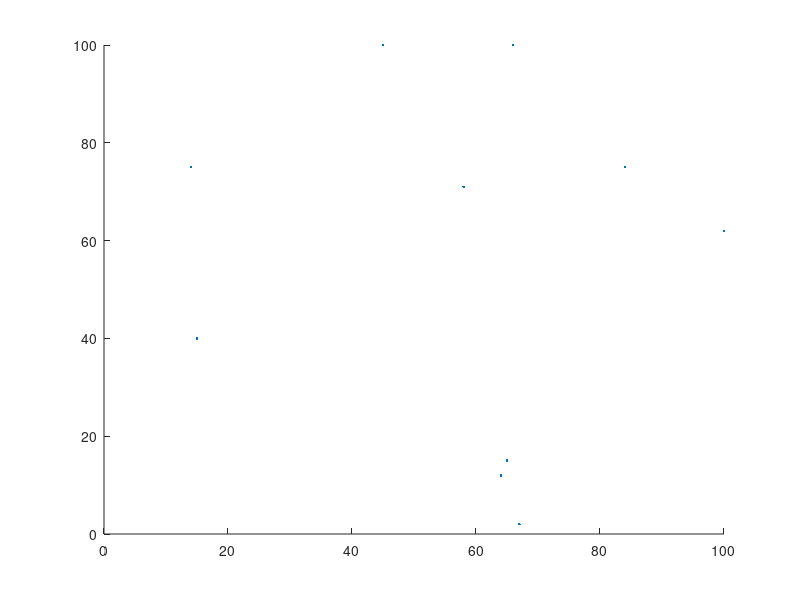

This figure's MATLAB source: (Note: this script raises an error after producing the figure.)
%%Brute Force Calculation Method
clear;
clc;
%%Initial Declarations
num_city=10;    %Set number of cities
max_dist=100;  %Set maximum distance spread
route=zeros(1,num_city);
%%Random generation of City Locations
loc_city=randi([1 max_dist],num_city,2);

figure
hold on
plot(loc_city(:,1),loc_city(:,2),'.')
axis([0 max_dist 0 max_dist])

display('Cities generated.');

%Calculating Distances between cities
city_distances=zeros(num_city,num_city);
for i=1:num_city
    for j=i+1:num_city
        city_distances(i,j)=sqrt((loc_city(j,1)-loc_city(i,1))^2 + (loc_city(j,2)-loc_city(i,2))^2);
    end
end
display('Inter city distances calculated.');
maximum_dist=max(max(city_distances));
minimum_dist=min_dist_calc(city_distances, num_city);
city_distances=city_distances+city_distances'
backup_distances=city_distances;

%City Distance Statistics
display('Distances and variance ranges from:');
maximum_dist
minimum_dist
variance_dist=var(city_distances(1,:))
standard_deviation=sqrt(variance_dist)

%Setting same city distances to max for ease of calculation of route
display('Setting same city distances to max for ease of calculation of route.');
for i=1:num_city
    city_distances(i,i)=max_dist*1.414+1;
end

%%Best solution calculation- Combinatronics solution
%May be commented out for fast calculations
%combinatronics_solution(city_distances);

%%Greedy solution calculation- First Heuristic approach
greedy_route(num_city,city_distances,backup_distances,max_dist);

%%Neural Networks solution calculation- K-SOM approach
neural_route(num_city,max_dist,loc_city);